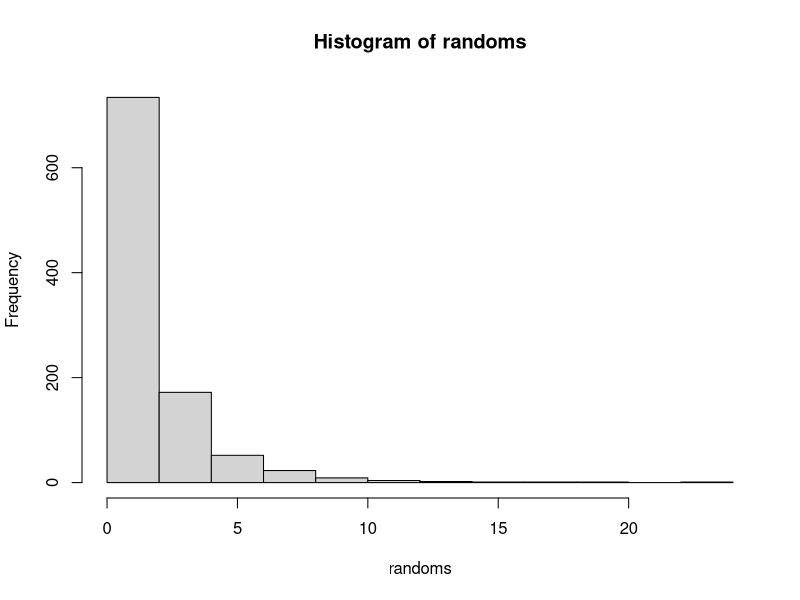

Recreate this plot in R.
num_var = 1000;

index = 1;

randoms<-vector();

mu = 0;

sigma = 1;

while(index <= num_var) {

	
	u1 = runif(1,0,1);
	u2 = runif(1,0,1);

	temp1 = sqrt(-2*log(u1));

	temp2= 2*pi*u2;

	
	x = temp1*cospi(temp2);
	y = temp1*sinpi(temp2);


	N = x;
	randoms[index] = exp(1)^N;
	index = index + 1;

}

print(randoms);
hist(randoms);